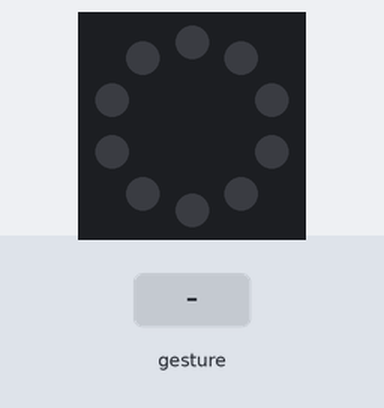
Bench run of a program on a simulated Circuit Playground running CircuitPython. Shown: the board's ring of 10 RGB LEDs (number 0 left of the top, counting anticlockwise). The test bench sets the inputs (shaded band). Dim RGB values are drawn brighter than linear.

Above: at 1.2 s.
1.3 s: gesture 'shake'
At 1.6 s:
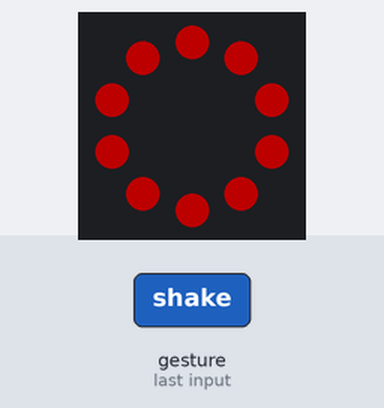
At 6.7 s:
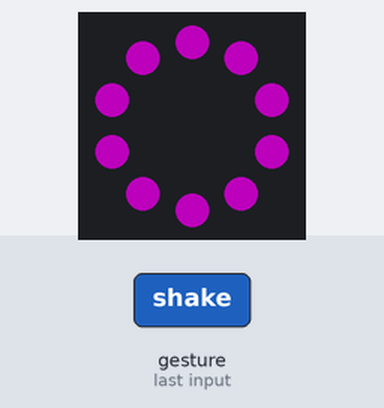
Timing chart, 0 to 8.2 s (numbered marks = the images above; inputs shaded):
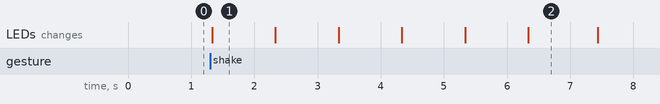

The program:

night_light.py
```python
import time
import board
import neopixel
from adafruit_circuitplayground import cp

# Set up NeoPixels on Circuit Playground Express
pixels = cp.pixels
pixels.brightness = 0.3  # Adjust brightness (0.0 to 1.0)

# List of colors for the nightlight
colors = [
    (255, 0, 0),   # Red
    (0, 255, 0),   # Green
    (0, 0, 255),   # Blue
    (255, 255, 0), # Yellow
    (0, 255, 255), # Cyan
    (255, 0, 255)  # Magenta
]
'''
while True:
    for color in colors:
        pixels.fill(color)  # Change all pixels to current color
        time.sleep(1)  # Delay before switching to the next color
'''

while True:
    if cp.shake():  # Detect motion
        for color in colors:
            pixels.fill(color)
            time.sleep(1)
    else:
        pixels.fill((0, 0, 0))  # Turn off when no motion detected
```

Measured:
- after the input at 1.3 s, the LEDs: change at once (image 1)
- what the display in image 1 shows lasts 1.0 s, from 1.3 s to 2.3 s
